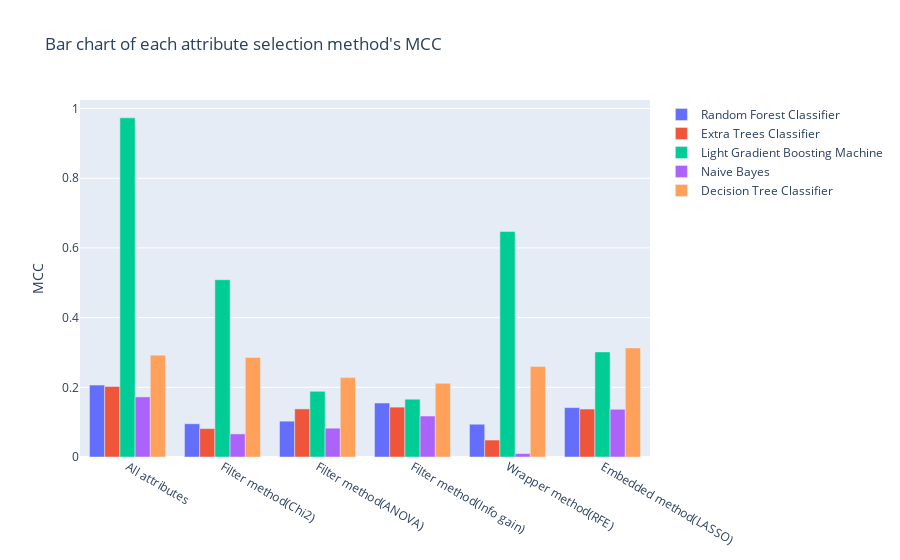

The code cell stored with this chart in its notebook:
### Markdown cell above
Plot the attribute selection method results

### Code cell
methods=['All attributes',
         'Filter method(Chi2)', 
         'Filter method(ANOVA)',
         'Filter method(Info gain)',
         'Wrapper method(RFE)',
         'Embedded method(LASSO)']
clfs = ['Random Forest Classifier',
        'Extra Trees Classifier',
        'Light Gradient Boosting Machine',
        'Naive Bayes',
        'Decision Tree Classifier']

y1, y2, y3, y4, y5 = [], [], [], [], []
y_list = [y1, y2, y3, y4, y5]
for y, clf in zip(y_list, clfs):
  y.append(df_eval.loc[(clf, 'Weighted Avg.')]['MCC'])
  y.append(df_eval1.loc[(clf, 'Weighted Avg.')]['MCC'])
  y.append(df_eval2.loc[(clf, 'Weighted Avg.')]['MCC'])
  y.append(df_eval3.loc[(clf, 'Weighted Avg.')]['MCC'])
  y.append(df_eval4.loc[(clf, 'Weighted Avg.')]['MCC'])
  y.append(df_eval5.loc[(clf, 'Weighted Avg.')]['MCC'])

fig = go.Figure(data=[
    go.Bar(name=clfs[0], x=methods, y=y1),
    go.Bar(name=clfs[1], x=methods, y=y2),
    go.Bar(name=clfs[2], x=methods, y=y3),
    go.Bar(name=clfs[3], x=methods, y=y4),
    go.Bar(name=clfs[4], x=methods, y=y5)])
fig.update_layout(title="Bar chart of each attribute selection method's MCC",
                  yaxis=dict(title='MCC'),
                  barmode='group')
fig.show()

### Figure 1 — Plotly figure (JSON) as saved in the notebook; plotly's stock layout.template omitted (floating-point values rounded to 4 significant figures)
{"data": [{"name": "Random Forest Classifier", "x": ["All attributes", "Filter method(Chi2)", "Filter method(ANOVA)", "Filter method(Info gain)", "Wrapper method(RFE)", "Embedded method(LASSO)"], "y": [0.2063, 0.09538, 0.1028, 0.1549, 0.09402, 0.1417], "type": "bar"}, {"name": "Extra Trees Classifier", "x": ["All attributes", "Filter method(Chi2)", "Filter method(ANOVA)", "Filter method(Info gain)", "Wrapper method(RFE)", "Embedded method(LASSO)"], "y": [0.2024, 0.08154, 0.138, 0.1431, 0.04866, 0.1376], "type": "bar"}, {"name": "Light Gradient Boosting Machine", "x": ["All attributes", "Filter method(Chi2)", "Filter method(ANOVA)", "Filter method(Info gain)", "Wrapper method(RFE)", "Embedded method(LASSO)"], "y": [0.9732, 0.5086, 0.1884, 0.1659, 0.6471, 0.3015], "type": "bar"}, {"name": "Naive Bayes", "x": ["All attributes", "Filter method(Chi2)", "Filter method(ANOVA)", "Filter method(Info gain)", "Wrapper method(RFE)", "Embedded method(LASSO)"], "y": [0.1724, 0.06623, 0.08266, 0.1176, 0.009848, 0.137], "type": "bar"}, {"name": "Decision Tree Classifier", "x": ["All attributes", "Filter method(Chi2)", "Filter method(ANOVA)", "Filter method(Info gain)", "Wrapper method(RFE)", "Embedded method(LASSO)"], "y": [0.2923, 0.2857, 0.2278, 0.2114, 0.2599, 0.3129], "type": "bar"}], "layout": {"title": {"text": "Bar chart of each attribute selection method's MCC"}, "yaxis": {"title": {"text": "MCC"}}, "barmode": "group"}}
